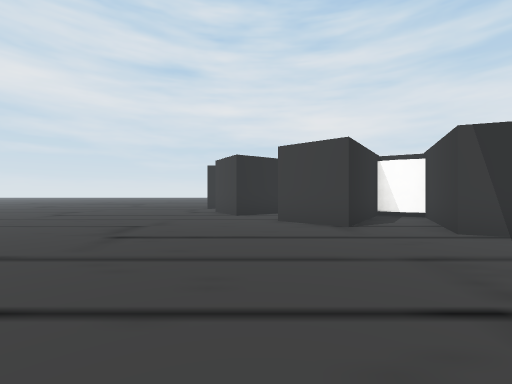
view 1 (above)

24 first-person views from a walk through a Unity game level. The camera is 1.4 m above the floor, looks level and sees 90° across. The floor is counted in squares, 2 m on a side. Each view is taken from the middle of a square. On the plan, view 1 faces up. The plan holds only what a view shows up to about 9 squares ahead; the rest is blank. The place goes on beyond the plan. The player is left out. Some surface patterns are stand-ins.

view 2
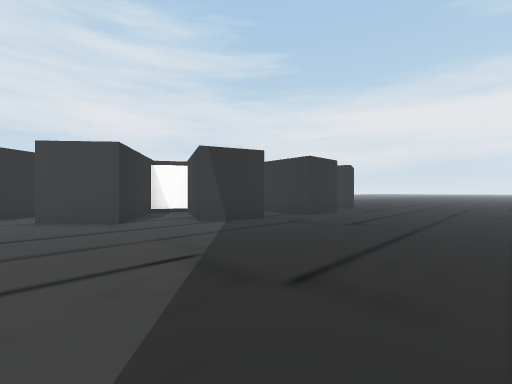

view 3
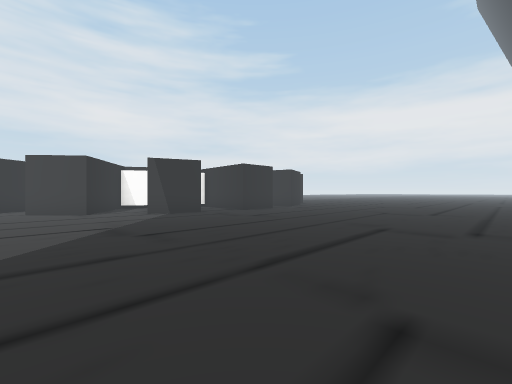

view 4
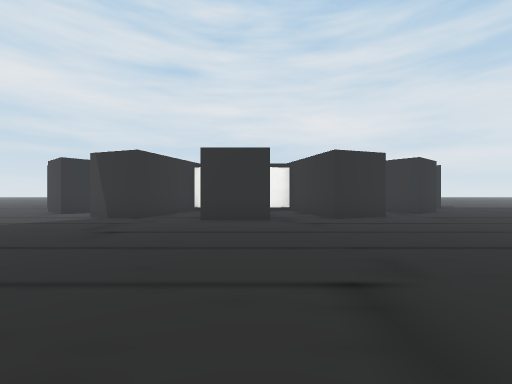

view 5
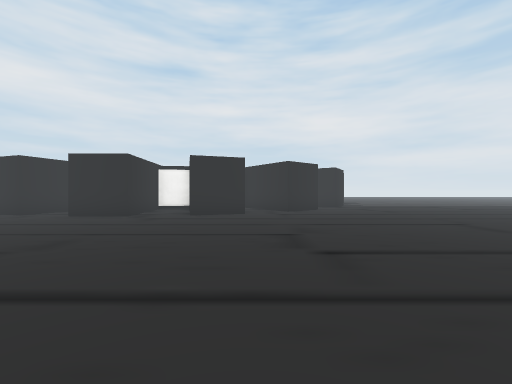

view 6
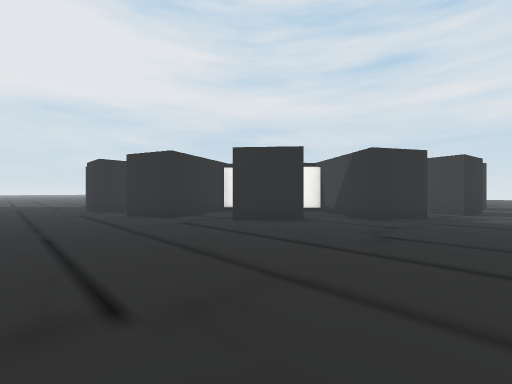

view 7
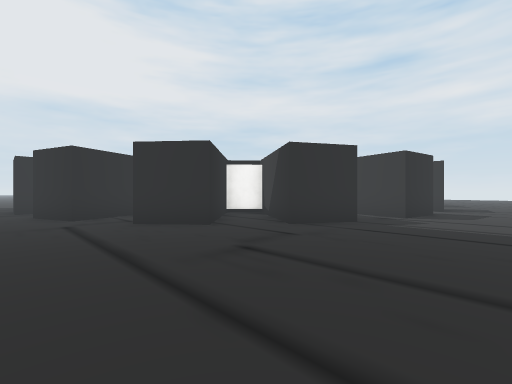

view 8
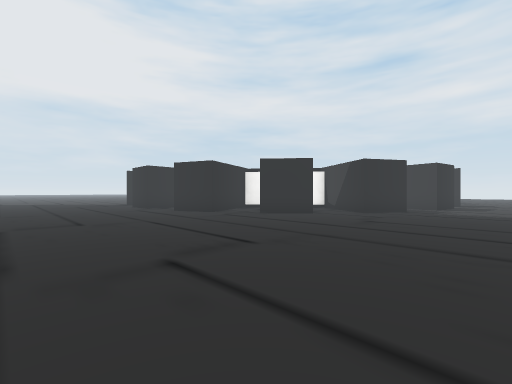

view 9
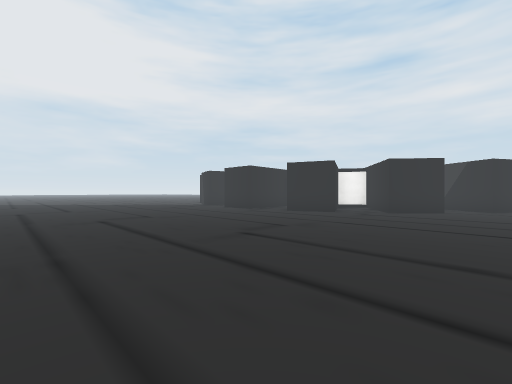

view 10
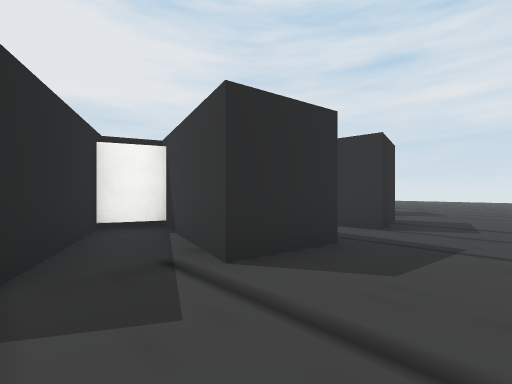

view 11
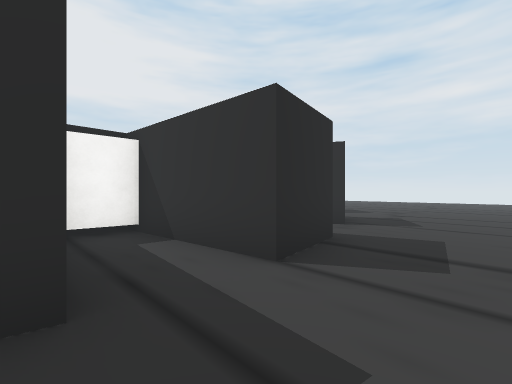

view 12
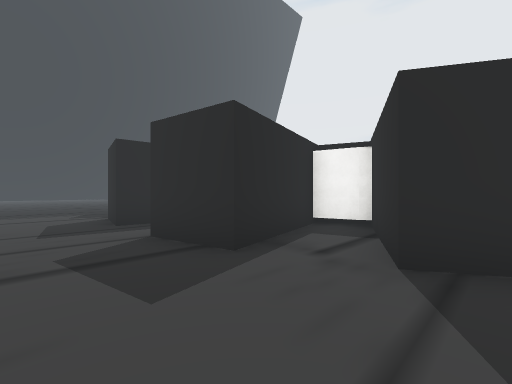

view 13
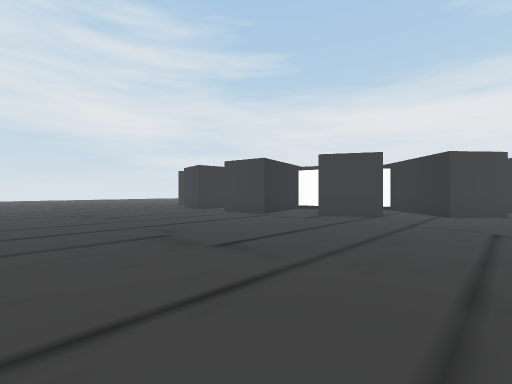

view 14
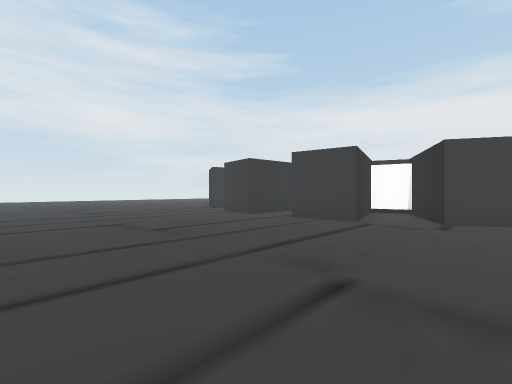

view 15
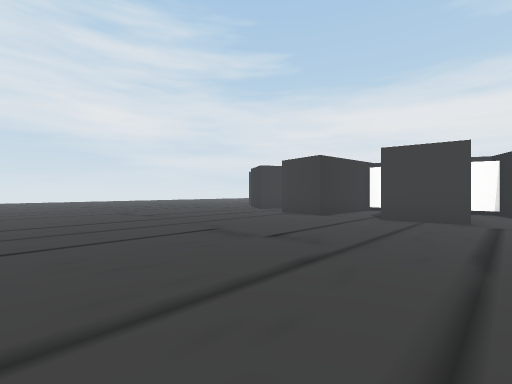

view 16
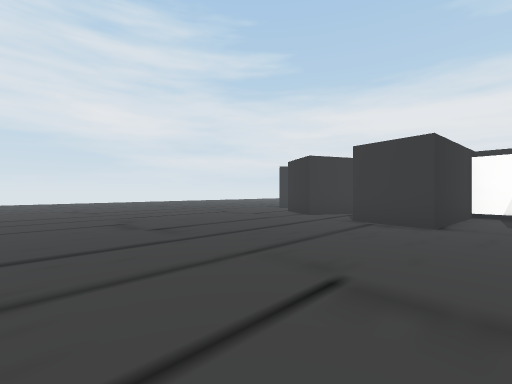

view 17
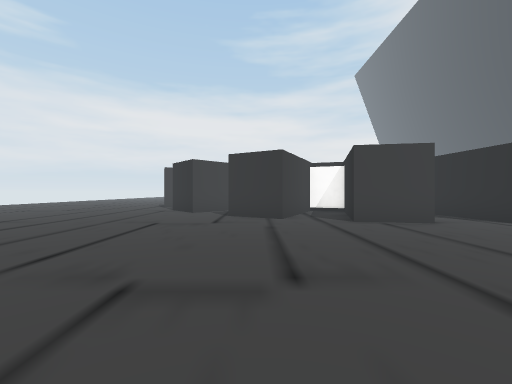

view 18
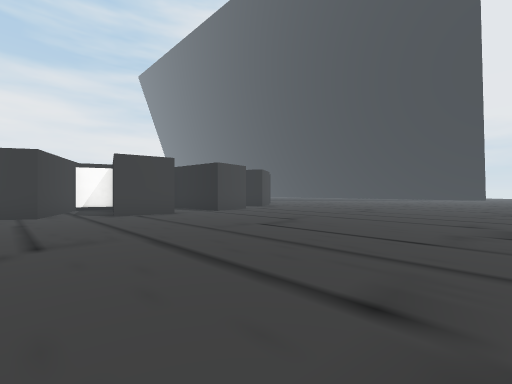

view 19
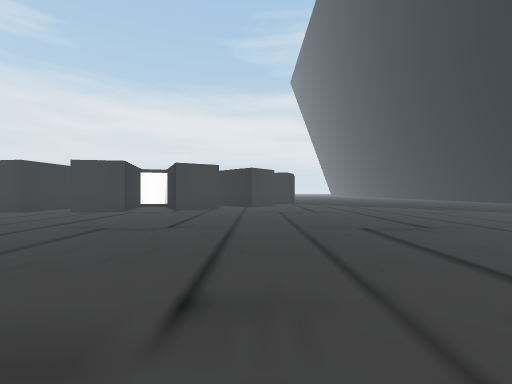

view 20
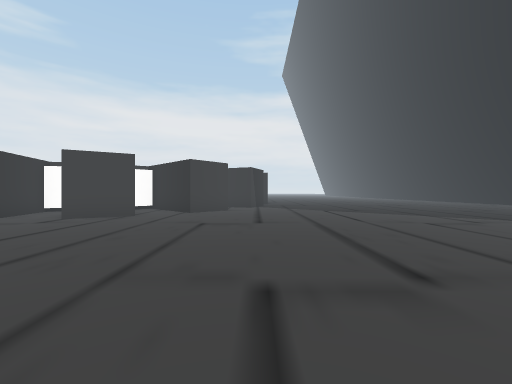

view 21
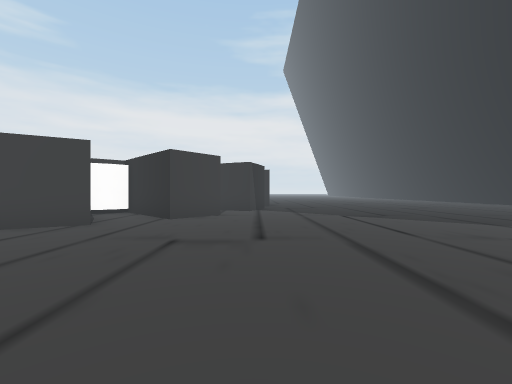

view 22
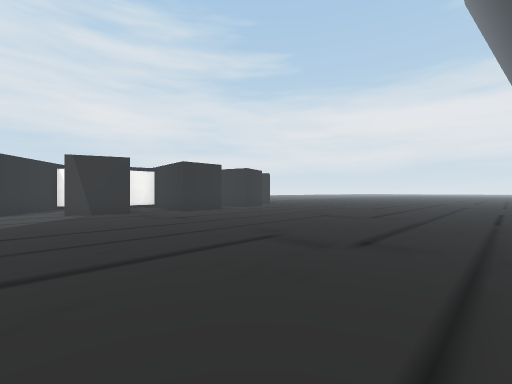

view 23
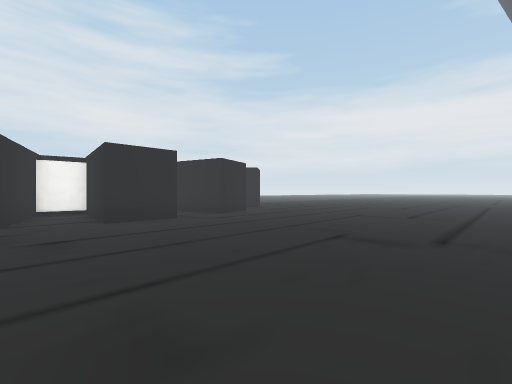

view 24
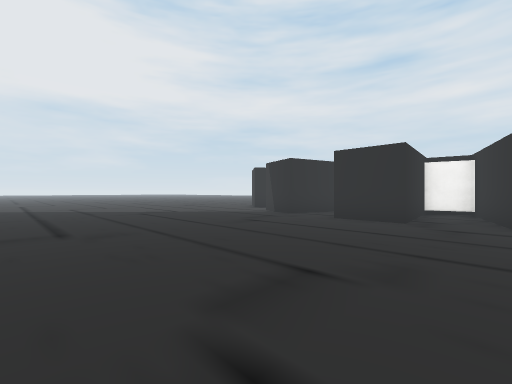

### Floor plan
Points are (right, up) in squares from view 1. A wall is a line through its corners. A room is listed if a view was taken in it or the views show most of it. See-through windows are left out.
Room 1 (views 1, 2, 3, 4, 5, 6, 7, 8, 9, 10, 13, 14, 15, 16, 17, 18, 19, 20, 21, 22, 23, 24)
walls: (3.9, 7.2) (3.6, 7.5) (1.8, 5.1) (0.5, 6.2); (-0.6, 7.5) (-1.4, 9) (1.2, 10.2) (0.9, 11.4) (-2, 10.6) (-2.3, 12.3) (-0.1, 12.5); (10.6, 6.4) (11.7, 4.2) (10, 3.6) (9.3, 6.6) (8.1, 6.3) (8.4, 3.3) (6.6, 3.3) (6.9, 6.3) (5.7, 6.4) (4.9, 3.6) (3.3, 4.2) (4.6, 7); (0.7, 13) (0.7, 13.7) (-2.3, 14) (-2, 15.7) (0.9, 14.9) (1, 15.3); (1, 16.2) (-1.4, 17.3) (-0.5, 18.8); (17, 10.6) (14.1, 11.3) (13.7, 10.2) (16.4, 9) (15.6, 7.5) (13.1, 9.2) (12.3, 8.3) (14.5, 6.2) (13.1, 5.1) (12.5, 6)
ways out: opening at (18.5, 11.5) to room 2; opening at (0, 7) to room 4; opening at (-1, 19)
Room 2 (view 11)
walls: (16.6, 12.3) (17.3, 12.3) (17, 10.6); (17, 15.7) (17.3, 14) (14.1, 13.7); (14.4, 13.7) (14.3, 12.6)
ways out: opening at (18.5, 11.5) to room 1; opening at (18.5, 14.5) to room 3
Room 3 (view 12)
walls: (16, 18.1) (16.4, 17.3) (13.8, 16.1) (14.1, 14.9) (17, 15.7)
ways out: opening at (18.5, 14.5) to room 2
Room 4 (no view inside)
walls: (0.7, 8.4) (-0.6, 7.5); (0.5, 6.2) (2.7, 8.3) (2.3, 8.6) (1.9, 9.2)
ways out: opening at (0, 7) to room 1

Where each view was taken, in squares from view 1:
view 1: 0 up, 0 right, facing up
view 2: 1 down, 0 right, facing up-right
view 3: 4 down, 0 right, facing up-right
view 4: 3 down, 8 right, facing up
view 5: 4 down, 12 right, facing up
view 6: 1 up, 18 right, facing up-left
view 7: 3 up, 19 right, facing up-left
view 8: 1 down, 19 right, facing up-left
view 9: 4 down, 16 right, facing up-left
view 10: 9 up, 19 right, facing up-left
view 11: 12 up, 19 right, facing up-left
view 12: 18 up, 19 right, facing down-left
view 13: 5 up, 8 left, facing up-right
view 14: 8 up, 8 left, facing up-right
view 15: 10 up, 9 left, facing up-right
view 16: 13 up, 8 left, facing up-right
view 17: 18 up, 8 left, facing right
view 18: 18 up, 10 left, facing down-right
view 19: 6 up, 11 left, facing right
view 20: 4 up, 8 left, facing right
view 21: 4 up, 6 left, facing right
view 22: 5 down, 2 right, facing up-right
view 23: 3 down, 5 right, facing up-right
view 24: 3 down, 10 right, facing up-left
